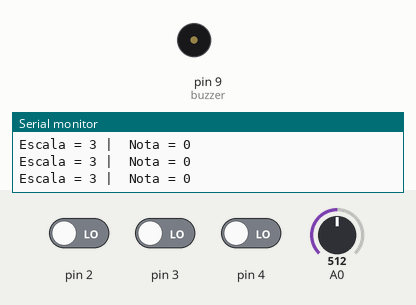
This sketch was run on a simulated Arduino Uno, built with avr-gcc and run on an emulated ATmega328P. Parts: buzzer (waves = sounding), the last lines printed to the serial monitor. The inputs (shaded band) are chosen by the test bench; at power-on: pin 2 LOW, A0 = 512, pin 3 LOW, pin 4 LOW.

Above: at 1.2 s.
1.3 s: pin 2 driven HIGH
At 2.5 s:
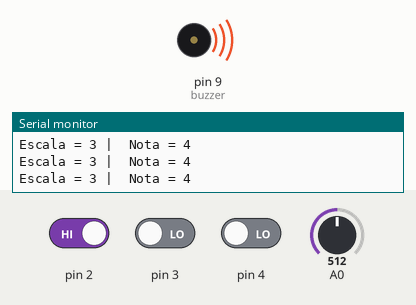
2.8 s: A0 set to 716
At 3.6 s:
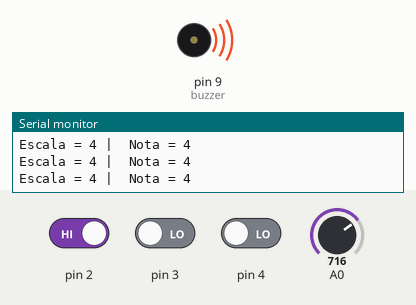
5.8 s: pin 3 driven HIGH
At 6.7 s:
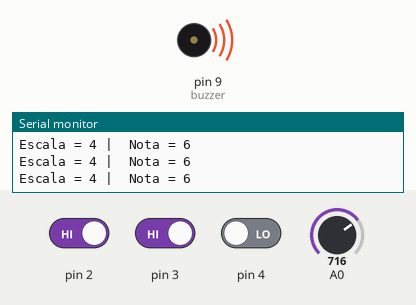
7.3 s: pin 4 driven HIGH
At 8.4 s:
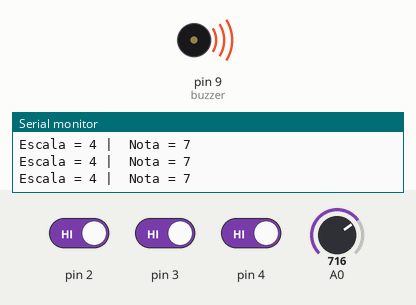
10.3 s: A0 set to 900
At 11.4 s:
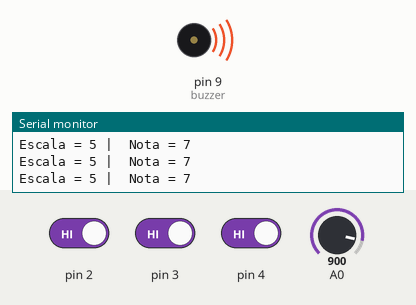
11.8 s: pin 2 driven LOW
At 12.8 s:
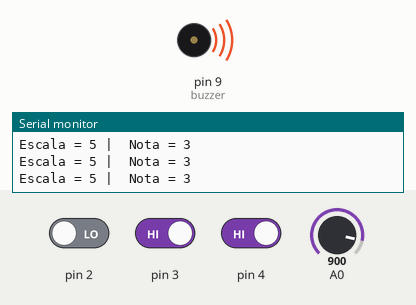
Timing chart, 0 to 14.8 s (numbered marks = the images above; inputs shaded):
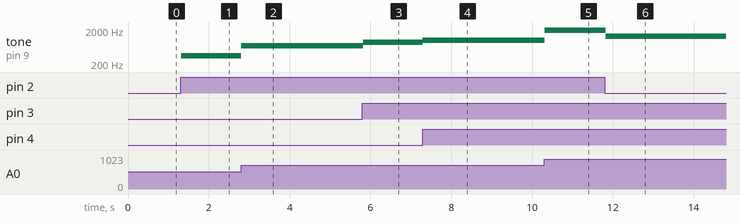

The sketch:

arduino_tiles.ino
```cpp
const int buzzer = 9; //buzzer to arduino pin 9
unsigned int leitura;
unsigned int escala;
unsigned int nota;
bool b0, b1, b2;
int pitches[][7] = {
  {  33,   37,   41,   44,   49,   55,   62},
  {  65,   73,   82,   87,   98,  110,  123},
  { 131,  147,  165,  175,  196,  220,  247},
  { 262,  294,  330,  349,  392,  440,  494},
  { 523,  587,  659,  698,  784,  880,  988},
  {1047, 1175, 1319, 1397, 1568, 1760, 1976},
  {2093, 2349, 2637, 2794, 3136, 3520, 3951},
};

void setup(){

  pinMode(buzzer, OUTPUT); // Set buzzer - pin 9 as an output
  pinMode(A0, INPUT);
  pinMode(2, INPUT);
  pinMode(3, INPUT);
  pinMode(4, INPUT);
  Serial.begin(9600);
}

void playTone(int tom){
  tone(buzzer, tom);
}

void   loop(){
  leitura =analogRead(A0);
  escala = map(leitura, 0, 1023, 0, 6);
  b0=digitalRead(4);
  b1=digitalRead(3);
  b2=digitalRead(2);

  nota = 0;
  if(b0 == HIGH){
    nota += 1;
  }

  if(b1 == HIGH){
    nota += 2;
  }

  if(b2 == HIGH){
    nota += 4;
  }

  if (nota == 0){
    noTone(buzzer);
  }
  else{
    playTone(pitches[escala][nota-1]);
  }
  Serial.print("Escala = ");
  Serial.print(escala);
  Serial.print(" |  Nota = ");
  Serial.print(nota);
  Serial.print("\n");
}
```

Measured:
- after the input at 1.3 s, tone on pin 9 (buzzer): silent → 349 Hz at once
- after the input at 2.8 s, tone on pin 9 (buzzer): 349 Hz → 698 Hz at once
- after the input at 5.8 s, tone on pin 9 (buzzer): 698 Hz → 880 Hz at once
- after the input at 7.3 s, tone on pin 9 (buzzer): 880 Hz → 988 Hz at once
- after the input at 10.3 s, tone on pin 9 (buzzer): 988 Hz → 1976 Hz at once
- after the input at 11.8 s, tone on pin 9 (buzzer): 1976 Hz → 1319 Hz at once
